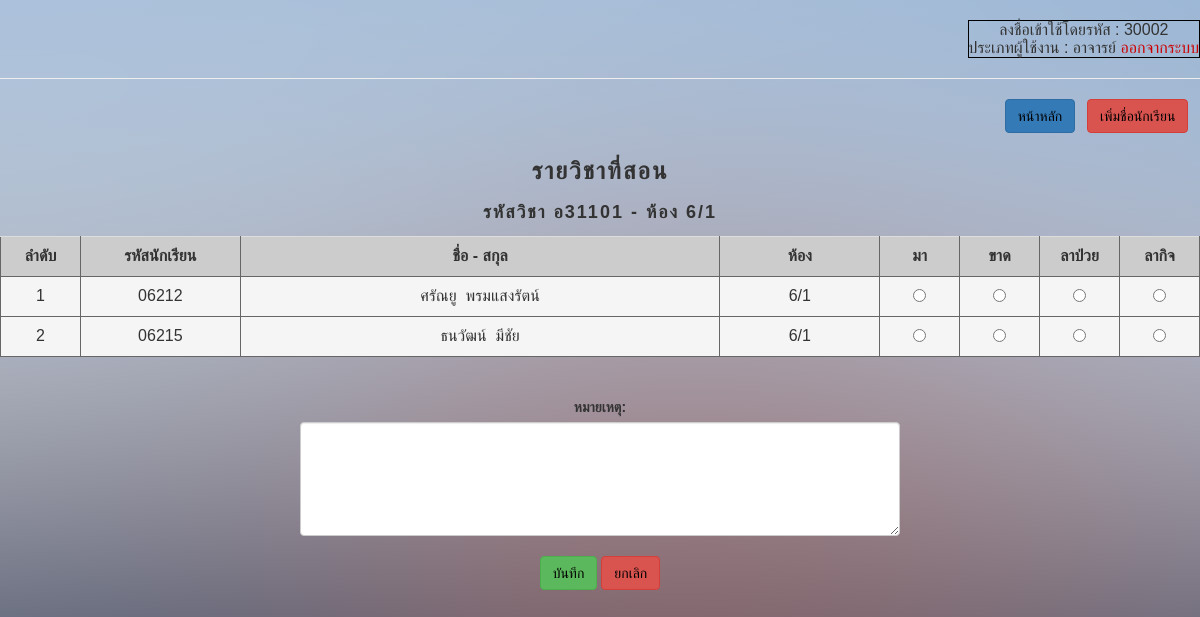
The page /html5up-dimension/checkattendance_check.php?subjectID=อ31101&class=6/1 (signed in) on the database its author committed.
### tables this page shows
CREATE TABLE `student` (
  `studentID` varchar(255) NOT NULL,
  `studentName` varchar(255) NOT NULL,
  `studentLastname` varchar(255) NOT NULL,
  `studentPhonenumber` varchar(10) NOT NULL,
  `classID` int(11) NOT NULL
);

CREATE TABLE `class` (
  `classID` int(11) NOT NULL,
  `class` varchar(5) NOT NULL
);

### html5up-dimension/checkattendance_check.php (the view, shortened to what this page needs)
<?php
if (!$_SESSION["uname"]){
	  Header("Location: Login.php");
}else{?>
<html>
	<head>
		<link rel="stylesheet" href="https://maxcdn.bootstrapcdn.com/bootstrap/3.3.7/css/bootstrap.min.css">
	</head>
<div class="abcd">
	<body background="/images/bg.jpg">
    <div align="right" class="a" ><br>
      <table border="1" bordercolor="#000000" cellpadding="5">
				<tr>
      		<td>
    		  <center> ลงชื่อเข้าใช้โดยรหัส :
    			<?php echo($_SESSION['userID']);?><br>
          ประเภทผู้ใช้งาน : <?php echo($_SESSION['typeUser']);?>
    			<a href="logout.php"><font color="#CC0000">ออกจากระบบ</font></a></center>
        </tr></td>
        </table>
				<hr>
    </div>
<div align="right">
	<a href="teacherpage.php"><button type="button" class="btn btn-primary"><font color="#000000">หน้าหลัก</font></button></a>	&nbsp;
	<a href="addstudents.php?subjectID=<?php echo $_GET['subjectID']."&class=".$_GET['class'];?>"><button type="button" class="btn btn-danger"><font color="#000000">เพิ่มชื่อนักเรียน</font></button></a> &nbsp;&nbsp;
</div>
<br>
<form method="post" action="confirmcheckattendance.php?subjectID=<?php echo $_GET['subjectID']."&class=".$_GET['class'];?>" >
<center><h3>รายวิชาที่สอน</h3>
<h4>รหัสวิชา <?php echo $_GET['subjectID']; echo "  -    ห้อง  "; echo $_GET['class'];  ?></h4>
</center>
<div class="table-responsive">
<table class="table table-hover" width="800" border="1" align="center" bordercolor="#666666">
	<tr>
		<td width="50" align="center" bgcolor="#CCCCCC"><strong>ลำดับ</strong></td>
		<td width="100"align="center" bgcolor="#CCCCCC"><strong>รหัสนักเรียน</strong></td>
		<td width="300" align="center" bgcolor="#CCCCCC"><strong>ชื่อ - สกุล</strong></td>
		<td width="100" align="center" bgcolor="#CCCCCC"><strong>ห้อง</strong></td>
		<td width="50" align="center" bgcolor="#CCCCCC"><strong>มา</strong></td>
		<td width="50" align="center" bgcolor="#CCCCCC"><strong>ขาด</strong></td>
		<td width="50" align="center" bgcolor="#CCCCCC"><strong>ลาป่วย</strong></td>
		<td width="50" align="center" bgcolor="#CCCCCC"><strong>ลากิจ</strong></td>
</tr>
<?php
include ("connectDB.php");
$strSQL = mysqli_query($mysqli,"select * from class where class='".$_GET['class']."'");
$objResult = mysqli_fetch_array($strSQL);
$strSLQ2 = "select * from student,class where student.classID=class.classID and student.classID='".$objResult['classID']."' order by studentID";
$result = mysqli_query($mysqli, $strSLQ2);
$i=1;
while($row = mysqli_fetch_array($result))
{
	echo "<tr class='active'>";
	echo "<td align='center'>" .$i. "</td>";
echo "<td align='center'>" .$row['studentID']. "</td>"; ?>
<?php
echo "<td align='center'>" .$row['studentName']."&nbsp&nbsp".$row['studentLastname']. "</td>";
echo "<td align='center'>" .$row['class']. "</td>";
echo "<td align='center'><input type='radio' name='typeAttendance_".$i."' value='10001'></td>";
echo "<td align='center'><input type='radio' name='typeAttendance_".$i."' value='10002'></td>";
echo "<td align='center'><input type='radio' name='typeAttendance_".$i."' value='10003'></td>";
echo "<td align='center'><input type='radio' name='typeAttendance_".$i."' value='10004'></td>";
echo "</tr>";
$i=$i+1;
}
?>
</table></div><br>
<div class="container"align="center">
  <label >หมายเหตุ:</label>
 <textarea class="form-control" rows="5" name="note" style="width: 600px"></textarea>
	<br>
	<button type="submit" class="btn btn-success"><font color="#000000">บันทึก</font></button>
	<a href="checkattendance.php"><button type="button" class="btn btn-danger"><font color="#000000">ยกเลิก</font></button></a>
</div>
</form>
	</body>
</html>
<?php }?>

### html5up-dimension/checkattendance_check.php (style rules this page uses)
div.abcd { font-family: "FontAwesome",sans-serif; }
div.abcd h1,h2,h3,h4,h5 { display: block; font-weight: 600; letter-spacing: 0.2rem; line-height: 1.5; margin: 0 0 1rem 0; text-transform: uppercase; }

### rows shown on the page
student: studentID "06212", studentName "ศรัณยู", studentLastname "พรมแสงรัตน์", classID.class "6/1"
student: studentID "06215", studentName "ธนวัฒน์", studentLastname "มีชัย", classID.class "6/1"

### other values the page prints
$_SESSION['userID'] "30002"
$_SESSION['typeUser'] "อาจารย์"
$_GET['subjectID'] "อ31101"
$_GET['class'] "6/1"
